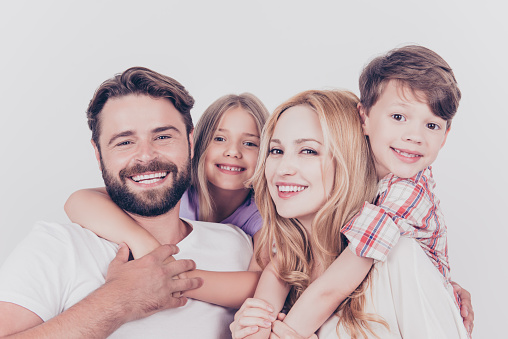
#> input picture 3. Project/3. OpenCV to blur/face picture.jpg, 508 x 339 px
$ python main3-2.py
#> lines starting #> are read from the running program, lines starting #| are printed output that depends on the picture; after the words box and inside, x2 and y2 are one past the last pixel; in counts of white or black regions, pixels touching at a corner belong together
import numpy as np
import cv2

face_cascade = cv2.CascadeClassifier(cv2.data.haarcascades + 'haarcascade_frontalface_default.xml')
eye_casecade = cv2.CascadeClassifier(cv2.data.haarcascades + 'haarcascade_eye.xml')

ff = np.fromfile(r'40 Python works\3. Project\3. OpenCV to blur\face picture.jpg', np.uint8)
img = cv2.imdecode(ff, cv2.IMREAD_UNCHANGED)
#> img is the input picture: shape (339, 508, 3); mean B, G, R 184.6, 184, 201.1
img = cv2.resize(img, (0, 0), fx=1.0, fy=1.0, interpolation=cv2.INTER_AREA)
gray = cv2.cvtColor(img, cv2.COLOR_BGR2GRAY)
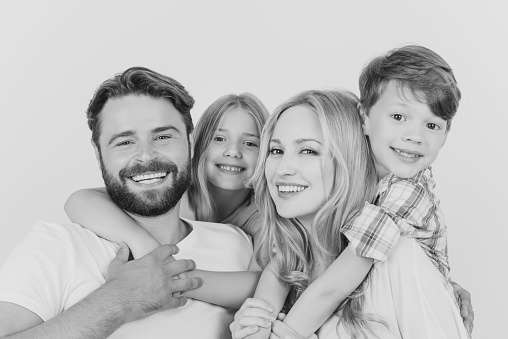
#> gray: shape (339, 508); min 4, max 241, mean 189.1

faces = face_cascade.detectMultiScale(gray, 1.2,5)
#> faces = [[198, 115, 70, 70], [363, 88, 84, 84], [93, 96, 105, 105], [246, 116, 94, 94]]
for (x,y,w,h) in faces:
    face_img = img[y:y+h, x:x+w]
    face_img = cv2.resize(face_img, dsize=(0,0), fx=0.05, fy=0.05) #모자이크 처리 얼마나할지 할 수 있음, 클수록 덜 모자이크함.
    face_img = cv2.resize(face_img, (w, h), interpolation=cv2.INTER_AREA)
    img[y:y+h, x:x+w] = face_img
#> this loop made 4 passes
#> pass 1, `face_img = img[y:y+h, x:x+w]`:
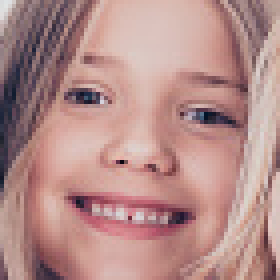
#> face_img: shape (70, 70, 3) (shown 4 times larger); mean B, G, R 137.8, 141.1, 180.9
#> pass 1, `face_img = cv2.resize(face_img, (w, h), interpolation=cv2.INTER_AREA)`:
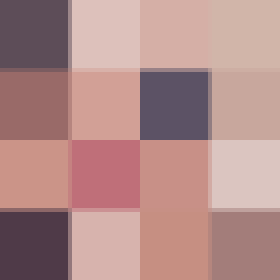
#> face_img: shape (70, 70, 3) (shown 4 times larger); mean B, G, R 137.7, 140.4, 178.7
#> pass 2, `face_img = img[y:y+h, x:x+w]`:
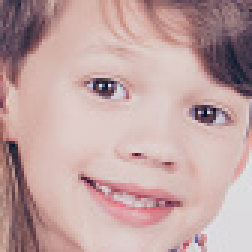
#> face_img: shape (84, 84, 3) (shown 3 times larger); mean B, G, R 162.8, 164, 193.1
#> pass 2, `face_img = cv2.resize(face_img, (w, h), interpolation=cv2.INTER_AREA)`:
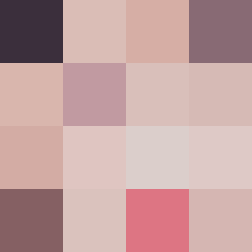
#> face_img: shape (84, 84, 3) (shown 3 times larger); mean B, G, R 161.2, 162.1, 195.5
#> after the loop:
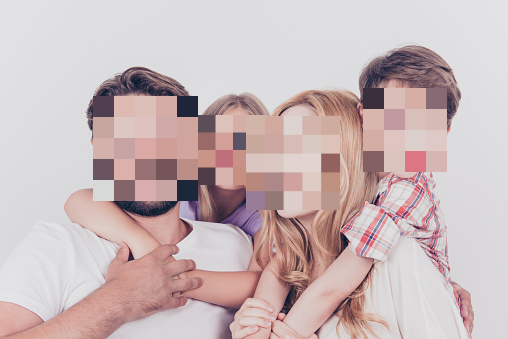
#> img: shape (339, 508, 3); 17.56% of pixels changed, all inside (x1, y1, x2, y2) = (93, 88, 447, 210)

cv2.imshow('facefind', img)
cv2.waitKey(0)
cv2.destroyAllWindows()
